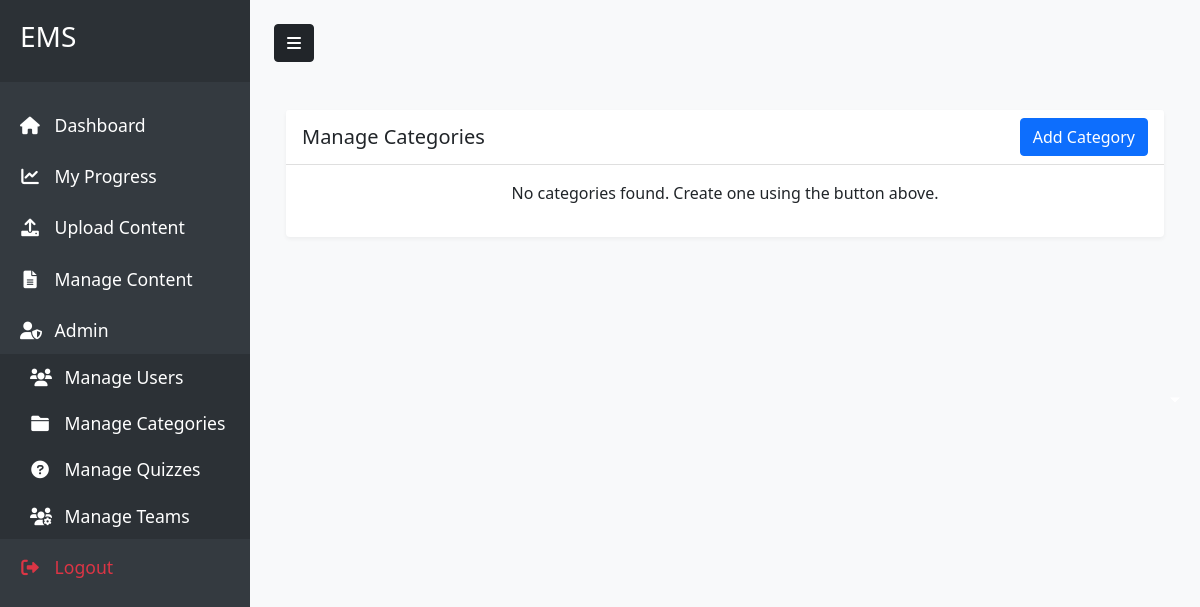
Before: /manage/categories (signed in) with the older database file.
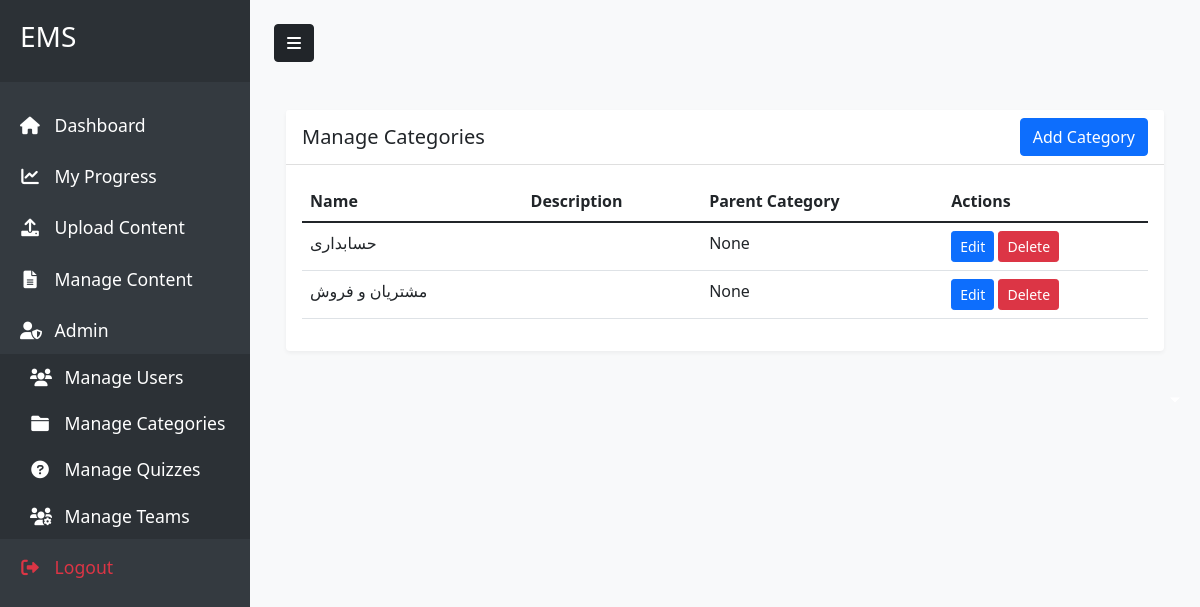
After: the same page with the newer database file.
### run.py (models this page shows)
class Category(db.Model):
    id = db.Column(db.Integer, primary_key=True)
    name = db.Column(db.String(100), nullable=False)
    description = db.Column(db.Text)
    parent_id = db.Column(db.Integer, db.ForeignKey('category.id'))
    contents = db.relationship('Content', back_populates='category', lazy=True)
    supervisors = db.relationship('User', secondary='category_supervisors',
        back_populates='supervised_categories')
    subcategories = db.relationship(
        'Category',
        backref=db.backref('parent', remote_side=[id]),
        lazy=True
    )
    quizzes = db.relationship('Quiz', back_populates='category', lazy=True)

### run.py (the view, shortened to what this page needs)
@app.route('/manage/categories', methods=['GET', 'POST'])
@login_required
def manage_categories():
    if not current_user.is_admin():
        flash('You do not have permission to access this page.', 'error')
        return redirect(url_for('index'))
    categories = Category.query.all()
    return render_template('manage_categories.html', categories=categories)

### run.py (called while the page is built)
@login_manager.user_loader
def load_user(user_id):
    return User.query.get(int(user_id))

    def is_admin(self):
        return self.role == ROLE_ADMIN

    def is_supervisor(self):
        return self.role == ROLE_SUPERVISOR

### templates/manage_categories.html (shortened to what this page needs)
{% extends "base.html" %}
{% block content %}
<div class="container mt-4">
    <div class="row">
        <div class="col-md-12">
            <div class="card">
                <div class="card-header d-flex justify-content-between align-items-center">
                    <h5 class="mb-0">Manage Categories</h5>
                    <button type="button" class="btn btn-primary" data-bs-toggle="modal" data-bs-target="#addCategoryModal">
                        Add Category
                    </button>
                </div>
                <div class="card-body">
                    {% if categories %}
                    <div class="table-responsive">
                        <table class="table">
                            <thead>
                                <tr>
                                    <th>Name</th>
                                    <th>Description</th>
                                    <th>Parent Category</th>
                                    <th>Actions</th>
                                </tr>
                            </thead>
                            <tbody>
                                {% for category in categories %}
                                <tr>
                                    <td>{{ category.name }}</td>
                                    <td>{{ category.description }}</td>
                                    <td>{{ category.parent.name if category.parent else 'None' }}</td>
                                    <td>
                                        <button class="btn btn-sm btn-primary" data-bs-toggle="modal"
                                                data-bs-target="#editCategoryModal{{ category.id }}">
                                            Edit
                                        </button>
                                        <form action="{{ url_for('delete_category', category_id=category.id) }}"
                                              method="POST" class="d-inline">
                                            <button type="submit" class="btn btn-sm btn-danger"
                                                    onclick="return confirm('Are you sure you want to delete this category?')">
                                                Delete
                                            </button>
                                        </form>
                                    </td>
                                </tr>
                                {% endfor %}
                            </tbody>
                        </table>
                    </div>
                    {% else %}
                    <p class="text-center">No categories found. Create one using the button above.</p>
                    {% endif %}
                </div>
            </div>
        </div>
    </div>
</div>
{% endblock %}

Changed rows visible on the page:
added Category: name "حسابداری", parent "None"
added Category: name "مشتریان و فروش", parent "None"
Other visible differences:
text no longer shown: "No categories found. Create one using the button above."
text now shown: "Name Description Parent Category Actions"
